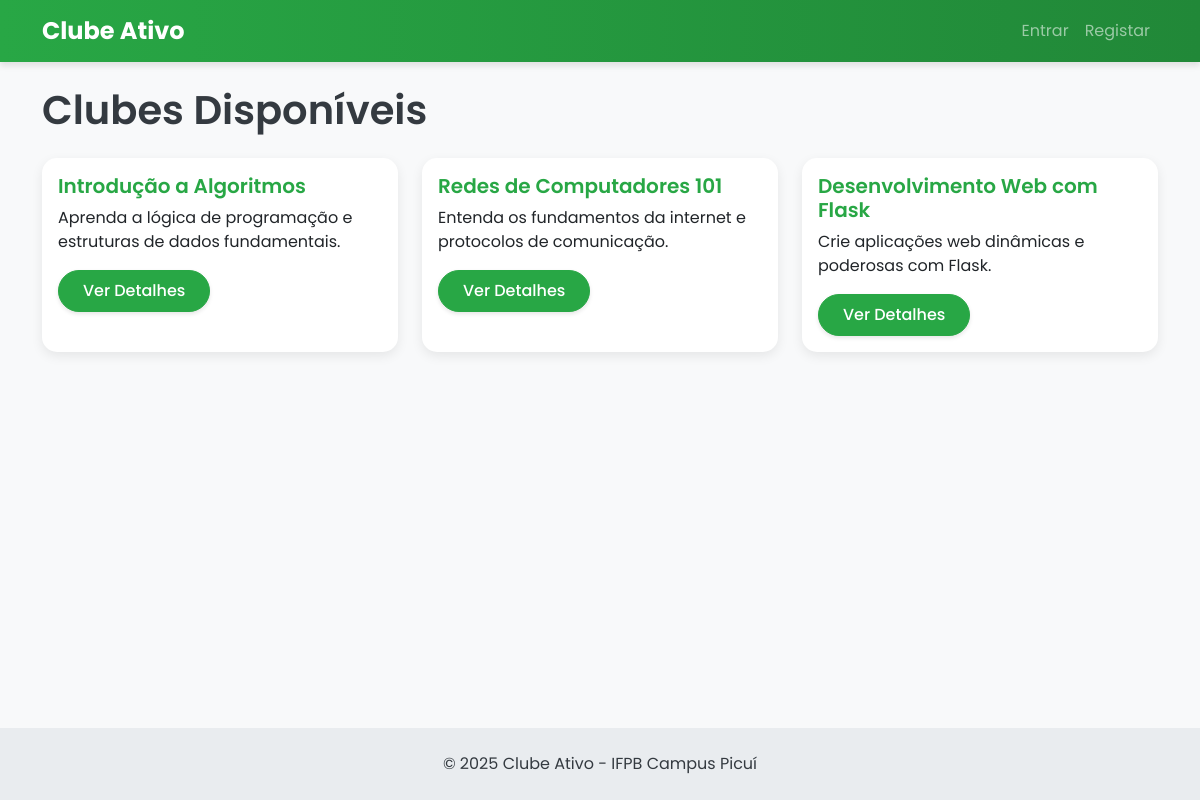
The page / on the database its author committed.
### app.py (models this page shows, shortened)
class Curso(db.Model):
    id = db.Column(db.Integer, primary_key=True)
    titulo = db.Column(db.String(200), nullable=False)
    descricao = db.Column(db.Text, nullable=False)
    vagas = db.Column(db.Integer, nullable=False)
    alunos = db.relationship('User', secondary=inscricao_tabela, back_populates='cursos')

### app.py (the view)
@app.route('/')
def lista_cursos():
    cursos = Curso.query.all()
    return render_template('lista_cursos.html', cursos=cursos)

### app.py (called while the page is built)
@app.context_processor
def inject_user():
    if 'user_id' in session:
        user = User.query.get(session['user_id'])
        return dict(current_user_data=user)
    return dict(current_user_data=None)

### templates/lista_cursos.html
{% extends 'base.html' %}
{% block content %}
    <h1 class="mb-4">Clubes Disponíveis</h1>
    <div class="row">
        {% for curso in cursos %}
            <div class="col-md-4 mb-4">
                <div class="card h-100">
                    <div class="card-body">
                        <h5 class="card-title">{{ curso.titulo }}</h5>
                        <p class="card-text">{{ curso.descricao|truncate(100) }}</p>
                        <a href="{{ url_for('detalhe_curso', curso_id=curso.id) }}" class="btn btn-custom-theme">Ver Detalhes</a>
                    </div>
                </div>
            </div>
        {% else %}
            <p>Nenhum curso disponível no momento.</p>
        {% endfor %}
    </div>
{% endblock %}

### templates/base.html (shortened to what this page needs)
<!DOCTYPE html>
<html lang="pt-br">
<head>
    <link href="https://cdn.jsdelivr.net/npm/bootstrap@5.3.3/dist/css/bootstrap.min.css" rel="stylesheet">
    <link rel="stylesheet" href="{{ url_for('static', filename='css/style.css') }}">
</head>
<body class="d-flex flex-column">
    <nav class="navbar navbar-expand-lg navbar-dark bg-custom-theme mb-4">
        <div class="container">
            <a class="navbar-brand" href="{{ url_for('lista_cursos') }}">Clube Ativo</a>
            <div class="navbar-nav ms-auto d-flex align-items-center">
                {% if current_user_data %}
                    <a class="nav-link d-flex align-items-center" href="{{ url_for('account') }}">
                        <img src="{{ url_for('static', filename='profile_pics/' + current_user_data.image_file) }}" class="nav-profile-image">
                        Olá, {{ current_user_data.username }}!
                    </a>
                    <a href="{{ url_for('logout') }}" class="nav-link">Sair</a>
                {% else %}
                    <a href="{{ url_for('login') }}" class="nav-link">Entrar</a>
                    <a href="{{ url_for('register') }}" class="nav-link">Registar</a>
                {% endif %}
            </div>
        </div>
    </nav>
    <main class="container flex-grow-1">
        {% block content %}{% endblock %}
    </main>
    <footer class="text-center">
        <p class="mb-0">&copy; 2025 Clube Ativo - IFPB Campus Picuí</p>
    </footer>
</body>
</html>

### static/css/style.css (style rules this page uses)
html { height: 100%; }
body { font-family: 'Poppins', sans-serif; background-color: #f8f9fa; color: #343a40; display: flex; flex-direction: column; min-height: 100vh; }
h1, h2, h3, h4, h5, h6 { font-weight: 600; }
.navbar-brand { font-weight: 700; font-size: 1.5rem; }
.bg-custom-theme { background: linear-gradient(90deg, #28a745, #218838); box-shadow: 0 4px 6px rgba(0,0,0,0.1); }
.btn-custom-theme { background-color: #28a745; border-color: #28a745; color: #fff; font-weight: 500; padding: 0.5rem 1.5rem; border-radius: 50px; transition: all 0.3s ease; box-shadow: 0 2px 4px rgba(0,0,0,0.1); }
.card { border: none; border-radius: 15px; box-shadow: 0 4px 12px rgba(0,0,0,0.08); transition: all 0.3s ease; overflow: hidden; }
.card-title { color: #28a745; }
footer { padding: 1.5rem 0; background-color: #e9ecef; width: 100%; }

### rows shown on the page
Curso: titulo "Introdução a Algoritmos", descricao "Aprenda a lógica de programação e estruturas de dados fundamentais."
Curso: titulo "Redes de Computadores 101", descricao "Entenda os fundamentos da internet e protocolos de comunicação."
Curso: titulo "Desenvolvimento Web com Flask", descricao "Crie aplicações web dinâmicas e poderosas com Flask."
